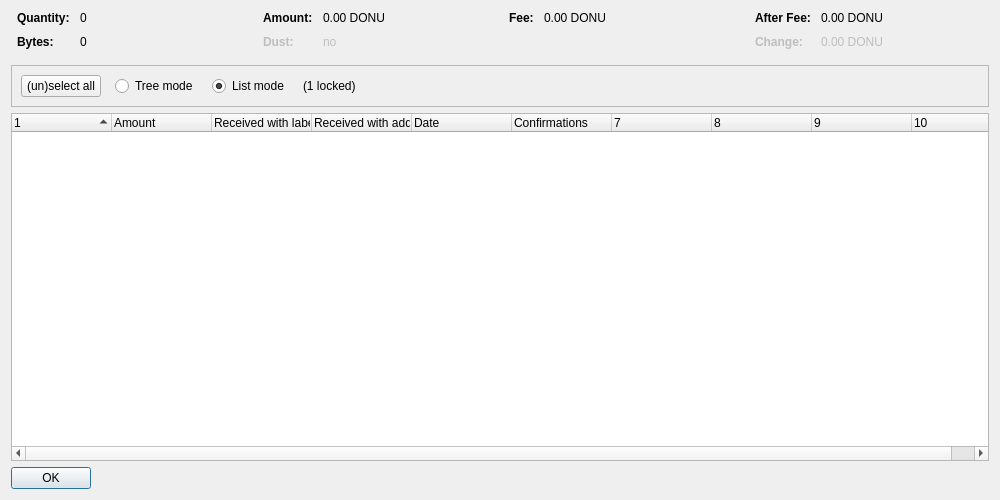
<?xml version="1.0" encoding="UTF-8"?>
<ui version="4.0">
 <class>CoinControlDialog</class>
 <widget class="QDialog" name="CoinControlDialog">
  <property name="geometry">
   <rect>
    <x>0</x>
    <y>0</y>
    <width>1000</width>
    <height>500</height>
   </rect>
  </property>
  <property name="windowTitle">
   <string>Coin Selection</string>
  </property>
  <layout class="QVBoxLayout" name="verticalLayout">
   <item>
    <layout class="QHBoxLayout" name="horizontalLayoutTop" stretch="0,0,0,0">
     <property name="topMargin">
      <number>0</number>
     </property>
     <property name="bottomMargin">
      <number>10</number>
     </property>
     <item>
      <layout class="QFormLayout" name="formLayoutCoinControl1">
       <property name="horizontalSpacing">
        <number>10</number>
       </property>
       <property name="verticalSpacing">
        <number>10</number>
       </property>
       <property name="leftMargin">
        <number>6</number>
       </property>
       <property name="rightMargin">
        <number>6</number>
       </property>
       <item row="0" column="0">
        <widget class="QLabel" name="labelCoinControlQuantityText">
         <property name="font">
          <font>
           <weight>75</weight>
           <bold>true</bold>
          </font>
         </property>
         <property name="text">
          <string>Quantity:</string>
         </property>
        </widget>
       </item>
       <item row="0" column="1">
        <widget class="QLabel" name="labelCoinControlQuantity">
         <property name="cursor">
          <cursorShape>IBeamCursor</cursorShape>
         </property>
         <property name="contextMenuPolicy">
          <enum>Qt::ActionsContextMenu</enum>
         </property>
         <property name="text">
          <string notr="true">0</string>
         </property>
         <property name="textInteractionFlags">
          <set>Qt::LinksAccessibleByMouse|Qt::TextSelectableByKeyboard|Qt::TextSelectableByMouse</set>
         </property>
        </widget>
       </item>
       <item row="1" column="0">
        <widget class="QLabel" name="labelCoinControlBytesText">
         <property name="font">
          <font>
           <weight>75</weight>
           <bold>true</bold>
          </font>
         </property>
         <property name="text">
          <string>Bytes:</string>
         </property>
        </widget>
       </item>
       <item row="1" column="1">
        <widget class="QLabel" name="labelCoinControlBytes">
         <property name="cursor">
          <cursorShape>IBeamCursor</cursorShape>
         </property>
         <property name="contextMenuPolicy">
          <enum>Qt::ActionsContextMenu</enum>
         </property>
         <property name="text">
          <string notr="true">0</string>
         </property>
         <property name="textInteractionFlags">
          <set>Qt::LinksAccessibleByMouse|Qt::TextSelectableByKeyboard|Qt::TextSelectableByMouse</set>
         </property>
        </widget>
       </item>
      </layout>
     </item>
     <item>
      <layout class="QFormLayout" name="formLayoutCoinControl2">
       <property name="horizontalSpacing">
        <number>10</number>
       </property>
       <property name="verticalSpacing">
        <number>10</number>
       </property>
       <property name="leftMargin">
        <number>6</number>
       </property>
       <property name="rightMargin">
        <number>6</number>
       </property>
       <item row="0" column="0">
        <widget class="QLabel" name="labelCoinControlAmountText">
         <property name="font">
          <font>
           <weight>75</weight>
           <bold>true</bold>
          </font>
         </property>
         <property name="text">
          <string>Amount:</string>
         </property>
        </widget>
       </item>
       <item row="0" column="1">
        <widget class="QLabel" name="labelCoinControlAmount">
         <property name="cursor">
          <cursorShape>IBeamCursor</cursorShape>
         </property>
         <property name="contextMenuPolicy">
          <enum>Qt::ActionsContextMenu</enum>
         </property>
         <property name="text">
          <string notr="true">0.00 DONU</string>
         </property>
         <property name="textInteractionFlags">
          <set>Qt::LinksAccessibleByMouse|Qt::TextSelectableByKeyboard|Qt::TextSelectableByMouse</set>
         </property>
        </widget>
       </item>
       <item row="1" column="0">
        <widget class="QLabel" name="labelCoinControlLowOutputText">
         <property name="enabled">
          <bool>false</bool>
         </property>
         <property name="font">
          <font>
           <weight>75</weight>
           <bold>true</bold>
          </font>
         </property>
         <property name="text">
          <string>Dust:</string>
         </property>
        </widget>
       </item>
       <item row="1" column="1">
        <widget class="QLabel" name="labelCoinControlLowOutput">
         <property name="enabled">
          <bool>false</bool>
         </property>
         <property name="cursor">
          <cursorShape>IBeamCursor</cursorShape>
         </property>
         <property name="contextMenuPolicy">
          <enum>Qt::ActionsContextMenu</enum>
         </property>
         <property name="text">
          <string notr="true">no</string>
         </property>
         <property name="textInteractionFlags">
          <set>Qt::LinksAccessibleByMouse|Qt::TextSelectableByKeyboard|Qt::TextSelectableByMouse</set>
         </property>
        </widget>
       </item>
      </layout>
     </item>
     <item>
      <layout class="QFormLayout" name="formLayoutCoinControl3">
       <property name="horizontalSpacing">
        <number>10</number>
       </property>
       <property name="verticalSpacing">
        <number>10</number>
       </property>
       <property name="leftMargin">
        <number>6</number>
       </property>
       <property name="rightMargin">
        <number>6</number>
       </property>
       <item row="0" column="0">
        <widget class="QLabel" name="labelCoinControlFeeText">
         <property name="font">
          <font>
           <weight>75</weight>
           <bold>true</bold>
          </font>
         </property>
         <property name="text">
          <string>Fee:</string>
         </property>
        </widget>
       </item>
       <item row="0" column="1">
        <widget class="QLabel" name="labelCoinControlFee">
         <property name="cursor">
          <cursorShape>IBeamCursor</cursorShape>
         </property>
         <property name="contextMenuPolicy">
          <enum>Qt::ActionsContextMenu</enum>
         </property>
         <property name="text">
          <string notr="true">0.00 DONU</string>
         </property>
         <property name="textInteractionFlags">
          <set>Qt::LinksAccessibleByMouse|Qt::TextSelectableByKeyboard|Qt::TextSelectableByMouse</set>
         </property>
        </widget>
       </item>
      </layout>
     </item>
     <item>
      <layout class="QFormLayout" name="formLayoutCoinControl4">
       <property name="horizontalSpacing">
        <number>10</number>
       </property>
       <property name="verticalSpacing">
        <number>10</number>
       </property>
       <property name="leftMargin">
        <number>6</number>
       </property>
       <property name="rightMargin">
        <number>6</number>
       </property>
       <item row="0" column="0">
        <widget class="QLabel" name="labelCoinControlAfterFeeText">
         <property name="font">
          <font>
           <weight>75</weight>
           <bold>true</bold>
          </font>
         </property>
         <property name="text">
          <string>After Fee:</string>
         </property>
        </widget>
       </item>
       <item row="0" column="1">
        <widget class="QLabel" name="labelCoinControlAfterFee">
         <property name="cursor">
          <cursorShape>IBeamCursor</cursorShape>
         </property>
         <property name="contextMenuPolicy">
          <enum>Qt::ActionsContextMenu</enum>
         </property>
         <property name="text">
          <string notr="true">0.00 DONU</string>
         </property>
         <property name="textInteractionFlags">
          <set>Qt::LinksAccessibleByMouse|Qt::TextSelectableByKeyboard|Qt::TextSelectableByMouse</set>
         </property>
        </widget>
       </item>
       <item row="1" column="0">
        <widget class="QLabel" name="labelCoinControlChangeText">
         <property name="enabled">
          <bool>false</bool>
         </property>
         <property name="font">
          <font>
           <weight>75</weight>
           <bold>true</bold>
          </font>
         </property>
         <property name="text">
          <string>Change:</string>
         </property>
        </widget>
       </item>
       <item row="1" column="1">
        <widget class="QLabel" name="labelCoinControlChange">
         <property name="enabled">
          <bool>false</bool>
         </property>
         <property name="cursor">
          <cursorShape>IBeamCursor</cursorShape>
         </property>
         <property name="contextMenuPolicy">
          <enum>Qt::ActionsContextMenu</enum>
         </property>
         <property name="text">
          <string notr="true">0.00 DONU</string>
         </property>
         <property name="textInteractionFlags">
          <set>Qt::LinksAccessibleByMouse|Qt::TextSelectableByKeyboard|Qt::TextSelectableByMouse</set>
         </property>
        </widget>
       </item>
      </layout>
     </item>
    </layout>
   </item>
   <item>
    <widget class="QFrame" name="frame">
     <property name="minimumSize">
      <size>
       <width>0</width>
       <height>40</height>
      </size>
     </property>
     <property name="frameShape">
      <enum>QFrame::StyledPanel</enum>
     </property>
     <property name="frameShadow">
      <enum>QFrame::Sunken</enum>
     </property>
     <layout class="QHBoxLayout" name="horizontalLayout">
      <item>
       <layout class="QHBoxLayout" name="horizontalLayoutPanel" stretch="0,0,0,0,0">
        <property name="spacing">
         <number>14</number>
        </property>
        <item>
         <widget class="QPushButton" name="pushButtonSelectAll">
          <property name="sizePolicy">
           <sizepolicy hsizetype="Maximum" vsizetype="Fixed">
            <horstretch>0</horstretch>
            <verstretch>0</verstretch>
           </sizepolicy>
          </property>
          <property name="text">
           <string>(un)select all</string>
          </property>
          <property name="autoDefault">
           <bool>false</bool>
          </property>
         </widget>
        </item>
        <item>
         <widget class="QRadioButton" name="radioTreeMode">
          <property name="sizePolicy">
           <sizepolicy hsizetype="Maximum" vsizetype="Fixed">
            <horstretch>0</horstretch>
            <verstretch>0</verstretch>
           </sizepolicy>
          </property>
          <property name="text">
           <string>Tree mode</string>
          </property>
         </widget>
        </item>
        <item>
         <widget class="QRadioButton" name="radioListMode">
          <property name="sizePolicy">
           <sizepolicy hsizetype="Maximum" vsizetype="Fixed">
            <horstretch>0</horstretch>
            <verstretch>0</verstretch>
           </sizepolicy>
          </property>
          <property name="text">
           <string>List mode</string>
          </property>
          <property name="checked">
           <bool>true</bool>
          </property>
         </widget>
        </item>
        <item>
         <widget class="QLabel" name="labelLocked">
          <property name="text">
           <string notr="true">(1 locked)</string>
          </property>
         </widget>
        </item>
        <item>
         <spacer name="horizontalSpacer">
          <property name="orientation">
           <enum>Qt::Horizontal</enum>
          </property>
          <property name="sizeHint" stdset="0">
           <size>
            <width>40</width>
            <height>20</height>
           </size>
          </property>
         </spacer>
        </item>
       </layout>
      </item>
     </layout>
    </widget>
   </item>
   <item>
    <widget class="CoinControlTreeWidget" name="treeWidget">
     <property name="contextMenuPolicy">
      <enum>Qt::CustomContextMenu</enum>
     </property>
     <property name="sortingEnabled">
      <bool>false</bool>
     </property>
     <property name="columnCount">
      <number>10</number>
     </property>
     <attribute name="headerShowSortIndicator" stdset="0">
      <bool>true</bool>
     </attribute>
     <attribute name="headerStretchLastSection">
      <bool>false</bool>
     </attribute>
     <column>
      <property name="text">
       <string/>
      </property>
     </column>
     <column>
      <property name="text">
       <string>Amount</string>
      </property>
     </column>
     <column>
      <property name="text">
       <string>Received with label</string>
      </property>
     </column>
     <column>
      <property name="text">
       <string>Received with address</string>
      </property>
     </column>
     <column>
      <property name="text">
       <string>Date</string>
      </property>
     </column>
     <column>
      <property name="text">
       <string>Confirmations</string>
      </property>
      <property name="toolTip">
       <string>Confirmed</string>
      </property>
     </column>
     <column>
      <property name="text">
       <string/>
      </property>
     </column>
     <column>
      <property name="text">
       <string/>
      </property>
     </column>
     <column>
      <property name="text">
       <string/>
      </property>
     </column>
     <column>
      <property name="text">
       <string/>
      </property>
     </column>
    </widget>
   </item>
   <item>
    <widget class="QDialogButtonBox" name="buttonBox">
     <property name="sizePolicy">
      <sizepolicy hsizetype="Maximum" vsizetype="Fixed">
       <horstretch>0</horstretch>
       <verstretch>0</verstretch>
      </sizepolicy>
     </property>
     <property name="orientation">
      <enum>Qt::Horizontal</enum>
     </property>
     <property name="standardButtons">
      <set>QDialogButtonBox::Ok</set>
     </property>
    </widget>
   </item>
  </layout>
 </widget>
 <customwidgets>
  <customwidget>
   <class>CoinControlTreeWidget</class>
   <extends>QTreeWidget</extends>
   <header>qt/coincontroltreewidget.h</header>
  </customwidget>
 </customwidgets>
 <resources/>
 <connections/>
</ui>
